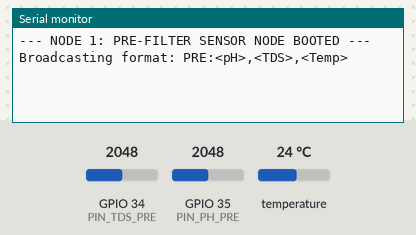
The sketch below on a simulated ESP32. On the bench: the last lines printed to the serial monitor. Inputs (shaded band) come from the test bench; at power-on: temperature 24 °C, GPIO 34 (PIN_TDS_PRE) = 2048, GPIO 35 (PIN_PH_PRE) = 2048 (analog values on the 0–4095 scale).

Above: at 2.8 s.
2.9 s: temperature set to 12 °C
At 3.4 s:
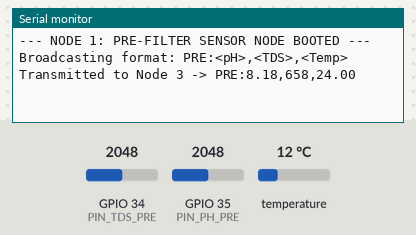
4.4 s: GPIO 34 (PIN_TDS_PRE) set to 2866
At 5.8 s:
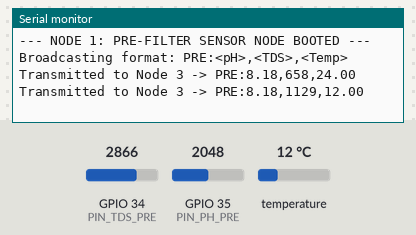
5.9 s: GPIO 35 (PIN_PH_PRE) set to 2866
7.4 s: temperature set to 19 °C
At 8.8 s:
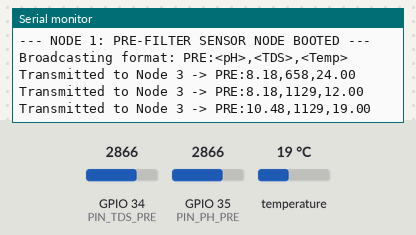
8.9 s: GPIO 34 (PIN_TDS_PRE) set to 3603
10.4 s: GPIO 35 (PIN_PH_PRE) set to 3603
At 12.4 s:
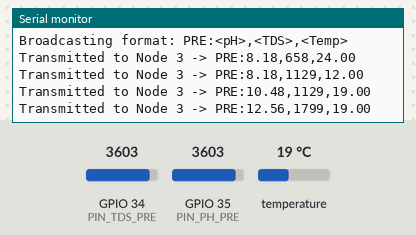
Timing chart, 0 to 12.9 s (numbered marks = the images above; inputs shaded):
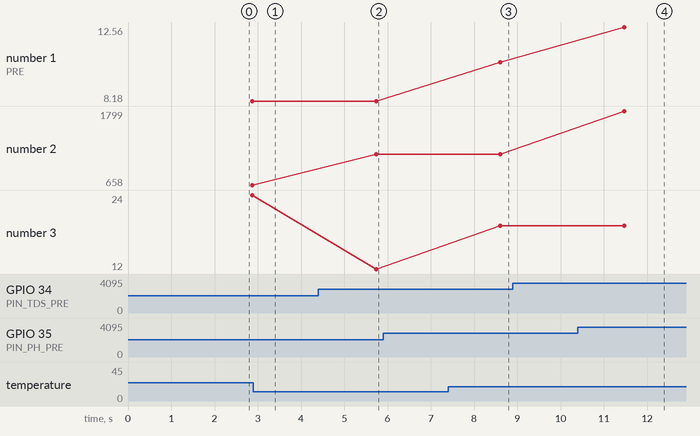

The sketch:

pre_filter_check.ino
```cpp
#include <Arduino.h>
#include <OneWire.h>
#include <DallasTemperature.h>

// --- Pin Definitions ---
#define PIN_TDS_PRE   34  // Analog pin for raw water TDS
#define PIN_PH_PRE    35  // Analog pin for raw water pH
#define PIN_TEMP_PRE  4   // Digital OneWire pin for DS18B20 Temp Probe

// --- UART Communication (To Node 3) ---
#define TXD2 17  // Transmit pin to Node 3 RX2 (GPIO 16)
#define RXD2 16  // Unused, but allocated for hardware serial

// --- Sensor Objects ---
OneWire oneWire(PIN_TEMP_PRE);
DallasTemperature tempSensor(&oneWire);

// --- Timers ---
unsigned long last_send_time = 0;
const unsigned long SEND_INTERVAL = 2000; // Broadcast every 2 seconds

// --- 1. Pre-TDS Reading Algorithm ---
int readPreTDS() {
  long sum = 0;
  for (int i = 0; i < 10; i++) {
    sum += analogRead(PIN_TDS_PRE);
    delay(5);
  }
  float voltage = (sum / 10.0) * (3.3 / 4095.0);
  float compVolt = voltage / 1.0; // Normalized to 25°C standard
  float tdsValue = (133.42 * pow(compVolt, 3) - 255.86 * pow(compVolt, 2) + 857.39 * compVolt) * 0.5;
  return constrain((int)tdsValue, 0, 2000);
}

// --- 2. Pre-pH Reading Algorithm ---
float readPrePH() {
  long sum = 0;
  for (int i = 0; i < 10; i++) {
    sum += analogRead(PIN_PH_PRE);
    delay(5);
  }
  float voltage = (sum / 10.0) * (3.3 / 4095.0);

  // Calibrated linear pH conversion formula
  float phValue = (3.5 * voltage) + 2.4;
  return constrain(phValue, 0.0, 14.0);
}

// --- 3. Pre-Temperature Reading ---
float readPreTemp() {
  tempSensor.requestTemperatures();
  float tempC = tempSensor.getTempCByIndex(0);

  // Fallback check if the DS18B20 probe is disconnected or floating
  if (tempC == DEVICE_DISCONNECTED_C || tempC < -10.0 || tempC > 85.0) {
    return 25.0; // Default nominal water temp (25°C) if sensor unhooked
  }
  return tempC;

  /* --- ALTERNATIVE: If using an Analog LM35 Temperature Sensor ---
  int raw = analogRead(PIN_TEMP_PRE);
  float voltage = raw * (3.3 / 4095.0);
  return voltage * 100.0; // 10mV per degree Celsius
  */
}

void setup() {
  // Debug serial monitor for local logging
  Serial.begin(115200);

  // Initialize UART2 for transmitting to Node 3
  Serial2.begin(9600, SERIAL_8N1, RXD2, TXD2);

  // Initialize temperature sensor bus
  tempSensor.begin();

  // Configure ADC resolution
  analogReadResolution(12);

  Serial.println("\n--- NODE 1: PRE-FILTER SENSOR NODE BOOTED ---");
  Serial.println("Broadcasting format: PRE:<pH>,<TDS>,<Temp>");
}

void loop() {
  if (millis() - last_send_time >= SEND_INTERVAL) {
    // 1. Acquire raw sensor readings
    float pre_ph = readPrePH();
    int pre_tds = readPreTDS();
    float pre_temp = readPreTemp();

    // 2. Construct the exact CSV payload expected by Node 3
    // Payload pattern: "PRE:pH,TDS,Temp\n"
    String payload = "PRE:" + String(pre_ph, 2) + "," + String(pre_tds) + "," + String(pre_temp, 2);

    // 3. Transmit packet over UART to Node 3
    Serial2.println(payload);

    // 4. Mirror to local Serial Monitor for testing and verification
    Serial.print("Transmitted to Node 3 -> ");
    Serial.println(payload);

    last_send_time = millis();
  }
}
```

Measured:
- after the input at 4.4 s, the serial monitor: prints a new line after 1.3 s (image 2)
- after the input at 7.4 s, the serial monitor: prints a new line after 1.2 s (image 3)
- after the input at 10.4 s, the serial monitor: prints a new line after 1.1 s (image 4)
- plotted number 1: 10.48 → 12.56 after the input at 10.4 s
- plotted number 2: 658 → 1129 after the input at 4.4 s
- plotted number 3: 12 → 19 after the input at 7.4 s
